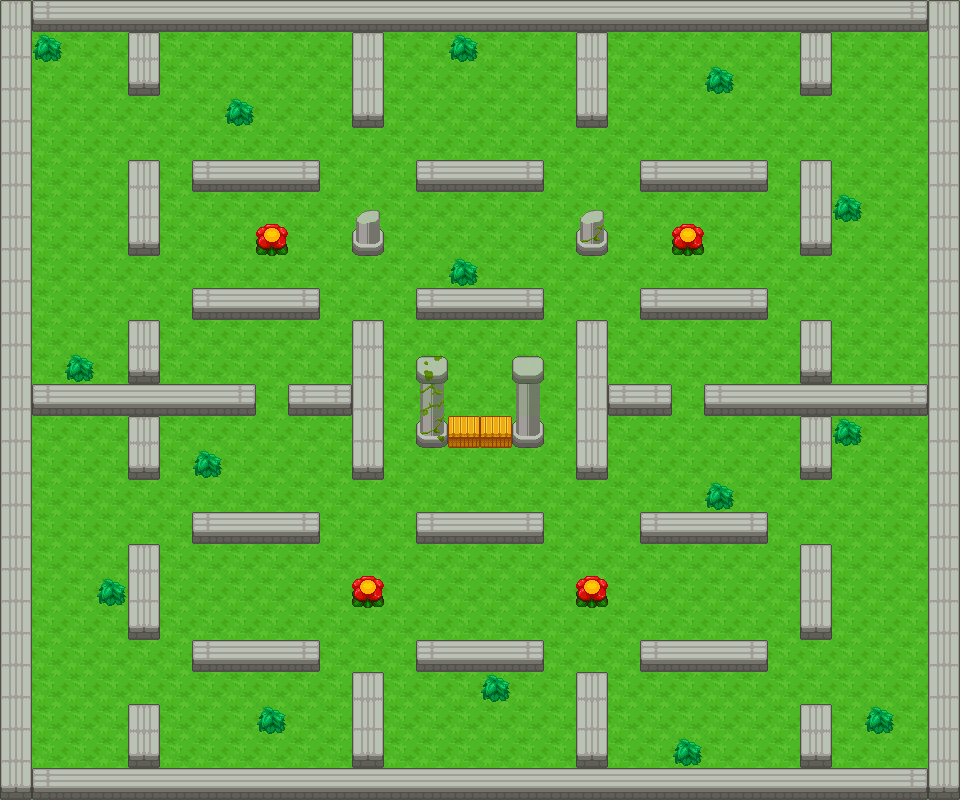

This is a level from a 2D game, rendered from its Tiled map with the project's own tilesets. A one-line summary and the map file follow, with tile-layer data summarised:
An orthogonal 30x25 tile map with 32x32 px tiles, 3 tile layers (Ground, Blocks, Beams) and 10 objects (10x PlayerSpawn).

<map version="1.0" orientation="orthogonal" width="30" height="25" tilewidth="32" tileheight="32">
 <tileset firstgid="1" source="Tileset_Forest.tsx" />
 <layer name="Ground" width="30" height="25">
  <data>[750 cells, 750 non-empty, 1 distinct tile ids]</data>
 </layer>
 <layer name="Blocks" width="30" height="25">
  <data>[750 cells, 247 non-empty, 16 distinct tile ids]</data>
 </layer>
 <layer name="Beams" width="30" height="25" opacity="0.9">
  <properties>
   <property name="Fringed" value="1" />
  </properties>
  <data>[750 cells, 6 non-empty, 5 distinct tile ids]</data>
 </layer>
 <objectgroup name="PlayerSpawn" width="30" height="25" visible="0">
  <object name="Player 3" type="PlayerSpawn" x="864" y="544" width="64" height="64" />
  <object name="Player 1" type="PlayerSpawn" x="32" y="544" width="64" height="64" />
  <object name="Player 3" type="PlayerSpawn" x="864" y="160" width="64" height="64" />
  <object name="Player 3" type="PlayerSpawn" x="32" y="160" width="64" height="64" />
  <object name="Player 3" type="PlayerSpawn" x="192" y="704" width="64" height="64" />
  <object name="Player 3" type="PlayerSpawn" x="704" y="704" width="64" height="64" />
  <object name="Player 3" type="PlayerSpawn" x="448" y="704" width="64" height="64" />
  <object name="Player 3" type="PlayerSpawn" x="672" y="32" width="64" height="64" />
  <object name="Player 3" type="PlayerSpawn" x="224" y="32" width="64" height="64" />
  <object name="Player 3" type="PlayerSpawn" x="448" y="32" width="64" height="64" />
 </objectgroup>
</map>
